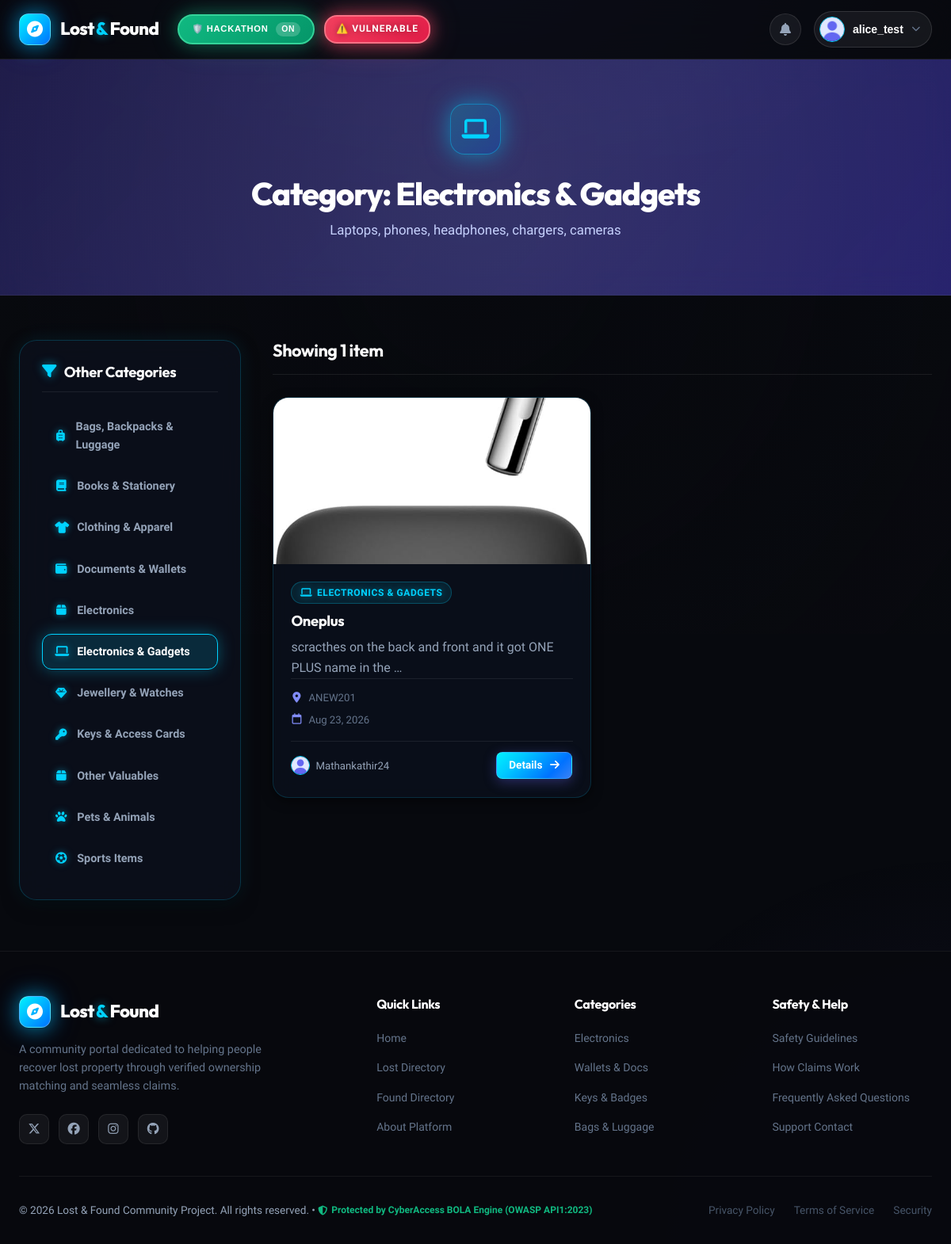
/category/electronics-gadgets/?item_type=LOST (signed in), run on the app's committed database.
### items/models.py (models this page shows, shortened)
class Category(models.Model):
    name = models.CharField(max_length=100, unique=True)
    slug = models.SlugField(max_length=100, unique=True, blank=True)
    icon = models.CharField(max_length=50, default='fa-box', help_text="FontAwesome icon class, e.g. fa-laptop, fa-wallet")
    description = models.TextField(blank=True)
    class Meta:
        verbose_name_plural = 'Categories'
        ordering = ['name']

class Item(models.Model):
    ITEM_TYPE_CHOICES = (
        ('LOST', 'Lost Item'),
        ('FOUND', 'Found Item'),
    )
    STATUS_CHOICES = (
        ('OPEN', 'Open / Active'),
        ('CLAIM_PENDING', 'Claim Pending'),
        ('RESOLVED', 'Resolved / Returned'),
        ('CLOSED', 'Closed'),
    )
    user = models.ForeignKey(User, on_delete=models.CASCADE, related_name='items')
    category = models.ForeignKey(Category, on_delete=models.SET_NULL, null=True, related_name='items')
    title = models.CharField(max_length=200)
    description = models.TextField()
    item_type = models.CharField(max_length=10, choices=ITEM_TYPE_CHOICES, default='LOST')
    status = models.CharField(max_length=20, choices=STATUS_CHOICES, default='OPEN')
    location = models.CharField(max_length=200, help_text="Specific place/address where item was lost or found")
    date_lost_or_found = models.DateField(help_text="Date when the item was lost or found")
    contact_phone = models.CharField(max_length=20, blank=True, null=True)
    contact_email = models.EmailField(blank=True, null=True)
    image = models.ImageField(upload_to=item_directory_path, blank=True, null=True)
    reward = models.CharField(max_length=100, blank=True, null=True, help_text="Optional reward amount or note")
    created_at = models.DateTimeField(auto_now_add=True)
    updated_at = models.DateTimeField(auto_now=True)
    class Meta:
        ordering = ['-created_at']
    @property
    def image_url(self):
        if self.image and hasattr(self.image, 'url'):
            return self.image.url
        return '/static/images/no_image.png'

### items/views.py (the view)
# urls.py: path('category/<slug:slug>/', views.category_items_view, name='category_items'),
def category_items_view(request, slug):
    category = get_object_or_404(Category, slug=slug)
    items_list = Item.objects.filter(category=category).order_by('-created_at')
    paginator = Paginator(items_list, 12)
    page_number = request.GET.get('page')
    page_obj = paginator.get_page(page_number)
    context = {
        'category': category,
        'page_obj': page_obj,
        'categories': Category.objects.all(),
    }
    return render(request, 'items/category_items.html', context)

### accounts/models.py (called while the page is built)
    @property
    def avatar_url(self):
        if self.avatar and hasattr(self.avatar, 'url'):
            return self.avatar.url
        return '/static/images/default_profile.png'

### lost_found_project/cyberaccess.py (called while the page is built)
def get_client_ip(request: HttpRequest) -> str:
    x_forwarded_for = request.META.get("HTTP_X_FORWARDED_FOR", "").strip()
    if x_forwarded_for:
        client_ip = x_forwarded_for.split(",")[0].strip()
        if client_ip and len(client_ip) <= 45:  # Max IPv6 length
            return client_ip
    remote_addr = request.META.get("REMOTE_ADDR", "").strip()
    if remote_addr and len(remote_addr) <= 45:
        return remote_addr
    return "0.0.0.0"

def get_client_subject(request: HttpRequest) -> str:
    if hasattr(request, "user") and request.user.is_authenticated:
        return str(request.user.username)
    return get_client_ip(request)

    @classmethod
    def get_instance(cls) -> "CyberAccessClient":
        if cls._instance is None:
            cls._instance = cls()
        return cls._instance

    def get_lockout_status(self, subject: str) -> dict:
        if not CYBERACCESS_ENABLED:
            return {"is_locked": False, "lockout_remaining_seconds": 0, "strike_count": 0}
        try:
            resp = self.session.get(
                f"{CYBERACCESS_API_URL}/lockout-status/{subject}",
                timeout=CYBERACCESS_TIMEOUT,
            )
            if resp.status_code == 200:
                return resp.json()
        except Exception as e:
            logger.debug("Error checking lockout status for %s: %s", subject, e)
        return {"is_locked": False, "lockout_remaining_seconds": 0, "strike_count": 0}

### notifications/views.py (called while the page is built)
def unread_notifications_count(request):
    if request.user.is_authenticated:
        count = Notification.objects.filter(recipient=request.user, is_read=False).count()
        return {'unread_notifications_count': count}
    return {'unread_notifications_count': 0}

### items/templates/items/category_items.html (shortened to what this page needs)
{% extends 'base.html' %}
{% load static %}
{% block extra_css %}
<link rel="stylesheet" href="{% static 'items/css/items.css' %}">
{% endblock %}
{% block content %}
<div class="page-banner">
    <div class="page-banner-content">
        <div class="category-banner-icon">
            <i class="fa-solid {{ category.icon|default:'fa-tag' }}"></i>
        </div>
        <h1>Category: {{ category.name }}</h1>
        <p>{{ category.description|default:"Listings in this category." }}</p>
    </div>
</div>
<div class="container main-content-container">
    <div class="catalog-layout">
        <aside class="catalog-filter-sidebar">
            <div class="filter-card">
                <h3><i class="fa-solid fa-filter"></i> Other Categories</h3>
                <ul class="filter-category-list">
                    {% for cat in categories %}
                        <li>
                            <a href="{% url 'items:category_items' cat.slug %}" class="{% if cat.id == category.id %}active{% endif %}">
                                <i class="fa-solid {{ cat.icon|default:'fa-tag' }}"></i> {{ cat.name }}
                            </a>
                        </li>
                    {% endfor %}
                </ul>
            </div>
        </aside>
        <div class="catalog-main-area">
            <div class="catalog-header-bar">
                <h3>Showing {{ page_obj.paginator.count }} item{{ page_obj.paginator.count|pluralize }}</h3>
            </div>
            <div class="items-grid">
                {% for item in page_obj %}
                    {% include 'items/_item_card.html' with item=item %}
                {% endfor %}
            </div>
        </div>
    </div>
</div>
{% endblock %}

### templates/navbar.html (shortened to what this page needs)
{% load static %}
<header class="app-header">
    <div class="navbar-container">
        <div class="navbar-brand-section">
            <a href="{% url 'items:home' %}" class="brand-logo">
                <div class="logo-icon-wrapper">
                    <i class="fa-solid fa-compass"></i>
                </div>
                <div class="logo-text">
                    <span class="logo-primary">Lost</span><span class="logo-accent">&</span><span class="logo-primary">Found</span>
                </div>
            </a>
            <div class="hackathon-toggle-wrapper">
                <button class="hackathon-toggle-btn" id="hackathonToggleBtn" type="button" title="Toggle BOLA Defense System">
                    <span class="hackathon-label">🛡️ HACKATHON</span>
                    <span class="hackathon-status" id="hackathonStatus">ON</span>
                </button>
                <div class="vulnerability-warning" id="vulnerabilityWarning" hidden>
                    <span class="warning-text">⚠️ VULNERABLE</span>
                </div>
            </div>
        </div>
        <div class="navbar-actions">
            {% if user.is_authenticated %}
                <a href="{% url 'notifications:list' %}" class="nav-icon-btn" title="Notifications">
                    <i class="fa-solid fa-bell"></i>
                </a>
                <div class="user-menu-dropdown" id="userMenuDropdown">
                    <button class="user-avatar-trigger" id="userMenuBtn" type="button">
                        <img src="{{ user.profile.avatar_url }}" alt="{{ user.username }}" class="nav-user-avatar">
                        <span class="nav-user-name">{{ user.first_name|default:user.username }}</span>
                        <i class="fa-solid fa-chevron-down caret-icon"></i>
                    </button>
                </div>
            {% endif %}
        </div>
    </div>
</header>

### items/templates/items/_item_card.html (shortened to what this page needs)
{% load static %}
<div class="item-card">
    <div class="item-card-image-wrap">
        <img src="{{ item.image_url }}" alt="{{ item.title }}" loading="lazy">
    </div>
    <div class="item-card-body">
        <div class="item-card-meta-top">
            {% if item.category %}
                <span class="item-category-tag">
                    <i class="fa-solid {{ item.category.icon|default:'fa-tag' }}"></i> {{ item.category.name }}
                </span>
            {% endif %}
        </div>
        <h3 class="item-card-title">
            <a href="{% url 'items:item_detail' item.pk %}">{{ item.title }}</a>
        </h3>
        <p class="item-card-description">{{ item.description|truncatewords:14 }}</p>
        <div class="item-card-info-list">
            <div class="info-row"><i class="fa-solid fa-location-dot"></i> <span>{{ item.location }}</span></div>
            <div class="info-row"><i class="fa-regular fa-calendar"></i> <span>{{ item.date_lost_or_found|date:"M d, Y" }}</span></div>
        </div>
        <div class="item-card-footer">
            <div class="user-chip">
                <img src="{{ item.user.profile.avatar_url }}" alt="{{ item.user.username }}" class="user-chip-avatar">
                <span>{{ item.user.username }}</span>
            </div>
            <a href="{% url 'items:item_detail' item.pk %}" class="btn btn-sm btn-primary">
                Details <i class="fa-solid fa-arrow-right"></i>
            </a>
        </div>
    </div>
</div>

### static/css/style.css (style rules this page uses)
:root { --bg-dark: #07090e; --bg-canvas: #090c15; --bg-card: rgba(12, 17, 29, 0.72); --bg-card-hover: rgba(18, 26, 44, 0.82); --bg-card-solid: #0d121f; --bg-input: rgba(10, 14, 26, 0.85); --border-subtle: rgba(255, 255, 255, 0.08); --border-medium: rgba(0, 210, 255, 0.16); --border-hover: rgba(0, 210, 255, 0.45); --border-glow: rgba(0, 210, 255, 0.5); --text-primary: #ffffff; --text-secondary: #94a3b8; --text-muted: #64748b; --text-dim: #475569; --primary: #00d2ff; --primary-hover: #00b4d8; --primary-glow: rgba(0, 210, 255, 0.45); --primary-gradient: linear-gradient(135deg, #00f2fe 0%, #00c6ff 30%, #0072ff 75%, #3b82f6 100%); --primary-subtle: rgba(0, 210, 255, 0.12); --accent-cyan: #00f2fe; --accent-blue: #0072ff; --accent-glow: 0 0 25px rgba(0, 210, 255, 0.5); --success: #10b981; --success-hover: #059669; --success-glow: rgba(16, 185, 129, 0.4); --success-gradient: linear-gradient(135deg, #059669 0%, #10b981 50%, #34d399 100%); --success-subtle: rgba(16, 185, 129, 0.12); --success-text: #34d399; --danger: #f43f5e; --danger-hover: #e11d48; --danger-glow: rgba(244, 63, 94, 0.4); --danger-gradient: linear-gradient(135deg, #e11d48 0%, #f43f5e 50%, #fb7185 100%); --danger-subtle: rgba(244, 63, 94, 0.12); --danger-text: #fb7185; --warning: #f59e0b; --warning-subtle: rgba(245, 158, 11, 0.12); --warning-text: #fbbf24; --info: #00d2ff; --info-subtle: rgba(0, 210, 255, 0.12); --info-text: #38bdf8; --font-heading: 'Outfit', -apple-system, BlinkMacSystemFont, sans-serif; --font-body: 'Plus Jakarta Sans', -apple-system, BlinkMacSystemFont, sans-serif; --radius-sm: 8px; --radius-md: 12px; --radius-lg: 20px; --radius-full: 9999px; --shadow-sm: 0 2px 8px rgba(0, 0, 0, 0.4); --shadow-md: 0 8px 24px -4px rgba(0, 0, 0, 0.5); --shadow-lg: 0 16px 36px -6px rgba(0, 0, 0, 0.6); --shadow-glow-primary: 0 0 30px rgba(0, 210, 255, 0.35); --shadow-glow-cyan: 0 0 25px rgba(0, 242, 254, 0.4); --shadow-glow-danger: 0 0 30px rgba(244, 63, 94, 0.3); --shadow-glow-success: 0 0 30px rgba(16, 185, 129, 0.3); --transition-spring: 0.35s cubic-bezier(0.34, 1.56, 0.64, 1); --transition-smooth: 0.25s cubic-bezier(0.16, 1, 0.3, 1); }
*, *::before, *::after { box-sizing: border-box; margin: 0; padding: 0; }
html { font-size: 16px; scroll-behavior: smooth; color-scheme: dark; }
body { font-family: var(--font-body); background-color: var(--bg-dark); color: var(--text-primary); line-height: 1.6; min-height: 100vh; overflow-x: hidden; position: relative; }
body::before { content: ''; position: fixed; top: 0; left: 50%; transform: translateX(-50%); width: 100vw; height: 700px; background: radial-gradient(ellipse 70% 45% at 50% 0%, rgba(99, 102, 241, 0.15), transparent 75%); pointer-events: none; z-index: 0; }
body::after { content: ''; position: fixed; bottom: 0; right: 0; width: 500px; height: 500px; background: radial-gradient(circle at 100% 100%, rgba(139, 92, 246, 0.08), transparent 70%); pointer-events: none; z-index: 0; }
.container { width: 100%; max-width: 1200px; margin: 0 auto; padding: 0 1.5rem; }
.main-content-container { padding-top: 2rem; padding-bottom: 4rem; }
h1, h2, h3, h4, h5, h6 { font-family: var(--font-heading); font-weight: 700; color: var(--text-primary); line-height: 1.25; letter-spacing: -0.02em; }
h1 { font-size: 2.5rem; }
h3 { font-size: 1.4rem; }
p { color: var(--text-secondary); }
a { color: var(--primary); text-decoration: none; transition: color var(--transition-smooth); }
.btn { display: inline-flex; align-items: center; justify-content: center; gap: 0.6rem; font-family: var(--font-body); font-weight: 600; font-size: 0.925rem; padding: 0.72rem 1.45rem; border-radius: var(--radius-md); border: 1px solid transparent; cursor: pointer; transition: transform var(--transition-spring), box-shadow 0.25s ease, background-color 0.2s ease, border-color 0.2s ease; text-decoration: none; line-height: 1.3; position: relative; overflow: hidden; will-change: transform; }
.btn i { transition: transform var(--transition-spring); }
.btn-primary { background: var(--primary-gradient); color: #ffffff !important; border-color: rgba(255, 255, 255, 0.15); box-shadow: 0 4px 16px rgba(99, 102, 241, 0.35); }
.btn-sm { padding: 0.45rem 0.95rem; font-size: 0.85rem; border-radius: var(--radius-sm); }

### data on the page
Category: name "Electronics & Gadgets", description "Laptops, phones, headphones, chargers, cameras"
Category: name "Bags, Backpacks & Luggage"
Category: name "Books & Stationery"
Category: name "Clothing & Apparel"
Category: name "Documents & Wallets"
Category: name "Electronics"
Category: name "Jewellery & Watches"
Category: name "Keys & Access Cards"
Category: name "Other Valuables"
Category: name "Pets & Animals"
Category: name "Sports Items"
Item: image_url (picture), category.name "ELECTRONICS & GADGETS", title "Oneplus", description "scracthes on the back and front and it got ONE PLUS name in the …", location "ANEW201", date_lost_or_found "Aug 23, 2026", user.username "Mathankathir24"

### other printed values
{{ user.first_name|default:user.username }} "alice_test"
{{ page_obj.paginator.count }} "1"
